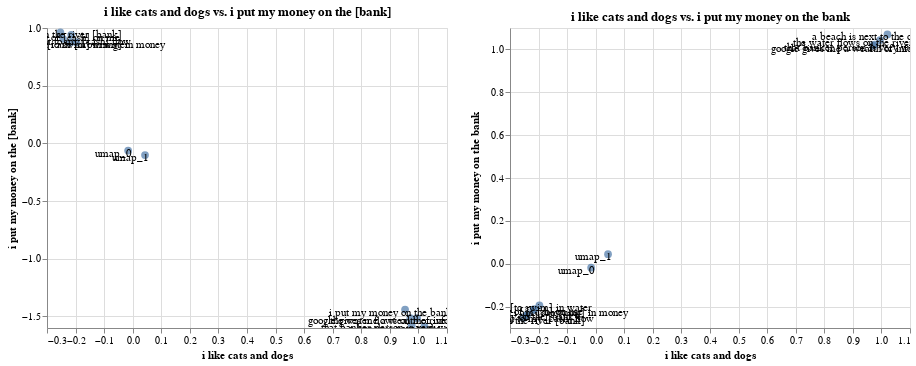

The cell this chart's notebook holds for it:
### Code cell
p1 = t.plot_interactive("i like cats and dogs", "i put my money on the [bank]")
p2 = t.plot_interactive("i like cats and dogs", "i put my money on the bank")
p1 | p2

### Figure 1 — Vega-Lite specification as saved in the notebook (floating-point values rounded to 4 significant figures)
{"config": {"view": {"continuousWidth": 400, "continuousHeight": 300}}, "hconcat": [{"layer": [{"mark": {"type": "circle", "size": 60}, "encoding": {"tooltip": [{"type": "nominal", "field": "name"}, {"type": "nominal", "field": "original"}], "x": {"type": "quantitative", "axis": {"title": "i like cats and dogs"}, "field": "x_axis"}, "y": {"type": "quantitative", "axis": {"title": "i put my money on the [bank]"}, "field": "y_axis"}}, "selection": {"selector003": {"type": "interval", "bind": "scales", "encodings": ["x", "y"]}}, "title": "i like cats and dogs vs. i put my money on the [bank]"}, {"mark": {"type": "text", "color": "black", "dx": -15, "dy": 3}, "encoding": {"text": {"type": "nominal", "field": "original"}, "x": {"type": "quantitative", "axis": {"title": "i like cats and dogs"}, "field": "x_axis"}, "y": {"type": "quantitative", "axis": {"title": "i put my money on the [bank]"}, "field": "y_axis"}}}], "data": {"name": "data-75cf3b2dd6bcd8f38ec30b26d50a5073"}}, {"layer": [{"mark": {"type": "circle", "size": 60}, "encoding": {"tooltip": [{"type": "nominal", "field": "name"}, {"type": "nominal", "field": "original"}], "x": {"type": "quantitative", "axis": {"title": "i like cats and dogs"}, "field": "x_axis"}, "y": {"type": "quantitative", "axis": {"title": "i put my money on the bank"}, "field": "y_axis"}}, "selection": {"selector004": {"type": "interval", "bind": "scales", "encodings": ["x", "y"]}}, "title": "i like cats and dogs vs. i put my money on the bank"}, {"mark": {"type": "text", "color": "black", "dx": -15, "dy": 3}, "encoding": {"text": {"type": "nominal", "field": "original"}, "x": {"type": "quantitative", "axis": {"title": "i like cats and dogs"}, "field": "x_axis"}, "y": {"type": "quantitative", "axis": {"title": "i put my money on the bank"}, "field": "y_axis"}}}], "data": {"name": "data-f89d1d08bd18ff1fa367457fb2416843"}}], "$schema": "https://vega.github.io/schema/vega-lite/v4.0.2.json", "datasets": {"data-75cf3b2dd6bcd8f38ec30b26d50a5073": [{"x_axis": 0.9533, "y_axis": -1.44, "name": "i put my money on the bank", "original": "i put my money on the bank"}, {"x_axis": -0.2532, "y_axis": 0.9626, "name": "the water flows on the river [bank]", "original": "the water flows on the river [bank]"}, {"x_axis": 0.9951, "y_axis": -1.515, "name": "the water flows on the river bank", "original": "the water flows on the river bank"}, {"x_axis": -0.1971, "y_axis": 0.8772, "name": "i really like [to swim] in water", "original": "i really like [to swim] in water"}, {"x_axis": -0.2184, "y_axis": 0.8759, "name": "i want to be so rich that i am [drowning] in money", "original": "i want to be so rich that i am [drowning] in money"}, {"x_axis": -0.2151, "y_axis": 0.9397, "name": "i have plenty of [cash] on me", "original": "i have plenty of [cash] on me"}, {"x_axis": -0.2437, "y_axis": 0.9058, "name": "money is important to my [cash] flow", "original": "money is important to my [cash] flow"}, {"x_axis": 1.021, "y_axis": -1.586, "name": "a beach is next to the ocean", "original": "a beach is next to the ocean"}, {"x_axis": 0.9716, "y_axis": -1.515, "name": "google gives me a wealth of information", "original": "google gives me a wealth of information"}, {"x_axis": 0.9767, "y_axis": -1.578, "name": "that banker person is very wealthy", "original": "that banker person is very wealthy"}, {"x_axis": -0.01602, "y_axis": -0.06198, "name": "umap_0", "original": "umap_0"}, {"x_axis": 0.04308, "y_axis": -0.1014, "name": "umap_1", "original": "umap_1"}], "data-f89d1d08bd18ff1fa367457fb2416843": [{"x_axis": -0.239, "y_axis": -0.2368, "name": "i put my money on the [bank]", "original": "i put my money on the [bank]"}, {"x_axis": -0.2532, "y_axis": -0.2529, "name": "the water flows on the river [bank]", "original": "the water flows on the river [bank]"}, {"x_axis": 0.9951, "y_axis": 1.044, "name": "the water flows on the river bank", "original": "the water flows on the river bank"}, {"x_axis": -0.1971, "y_axis": -0.194, "name": "i really like [to swim] in water", "original": "i really like [to swim] in water"}, {"x_axis": -0.2184, "y_axis": -0.2171, "name": "i want to be so rich that i am [drowning] in money", "original": "i want to be so rich that i am [drowning] in money"}, {"x_axis": -0.2151, "y_axis": -0.2121, "name": "i have plenty of [cash] on me", "original": "i have plenty of [cash] on me"}, {"x_axis": -0.2437, "y_axis": -0.2438, "name": "money is important to my [cash] flow", "original": "money is important to my [cash] flow"}, {"x_axis": 1.021, "y_axis": 1.07, "name": "a beach is next to the ocean", "original": "a beach is next to the ocean"}, {"x_axis": 0.9716, "y_axis": 1.018, "name": "google gives me a wealth of information", "original": "google gives me a wealth of information"}, {"x_axis": 0.9767, "y_axis": 1.022, "name": "that banker person is very wealthy", "original": "that banker person is very wealthy"}, {"x_axis": -0.01602, "y_axis": -0.0187, "name": "umap_0", "original": "umap_0"}, {"x_axis": 0.04308, "y_axis": 0.0444, "name": "umap_1", "original": "umap_1"}]}}
